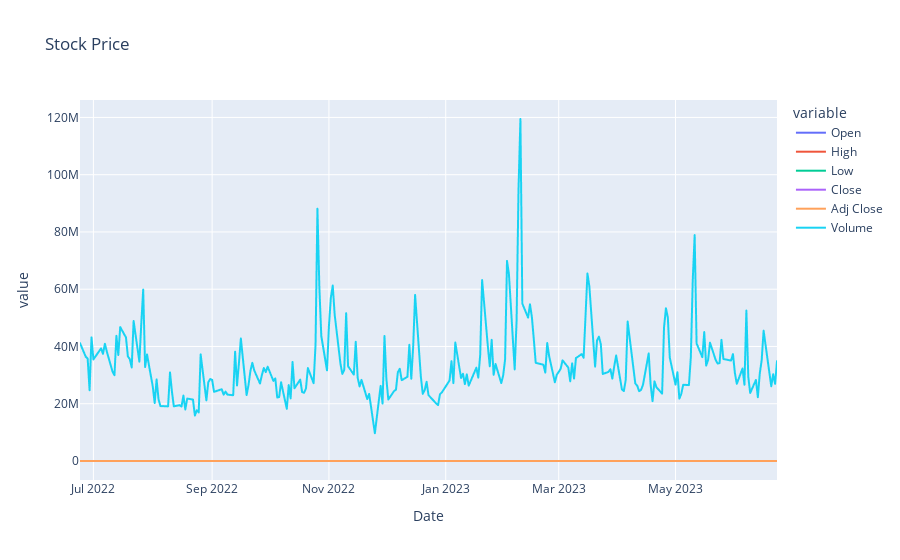

Write notebook code for a chart like this one.
### Code cell
# make a plot on plotly
fig = px.line(df, x='Date', y=df.columns, title='Stock Price')
fig.show()

### Figure 1 — Plotly figure (JSON) as saved in the notebook; plotly's stock layout.template omitted (floating-point values rounded to 4 significant figures; data arrays with more than 128 entries replaced by an {"elided": "..."} marker saying what was removed)
{"data": [{"hovertemplate": "variable=Open<br>Date=%{x}<br>value=%{y}<extra></extra>", "legendgroup": "Open", "line": {"color": "#636efa", "dash": "solid"}, "marker": {"symbol": "circle"}, "mode": "lines", "name": "Open", "showlegend": true, "type": "scattergl", "x": {"elided": "251 str values"}, "xaxis": "x", "y": {"elided": "251 float values"}, "yaxis": "y"}, {"hovertemplate": "variable=High<br>Date=%{x}<br>value=%{y}<extra></extra>", "legendgroup": "High", "line": {"color": "#EF553B", "dash": "solid"}, "marker": {"symbol": "circle"}, "mode": "lines", "name": "High", "showlegend": true, "type": "scattergl", "x": {"elided": "251 str values"}, "xaxis": "x", "y": {"elided": "251 float values"}, "yaxis": "y"}, {"hovertemplate": "variable=Low<br>Date=%{x}<br>value=%{y}<extra></extra>", "legendgroup": "Low", "line": {"color": "#00cc96", "dash": "solid"}, "marker": {"symbol": "circle"}, "mode": "lines", "name": "Low", "showlegend": true, "type": "scattergl", "x": {"elided": "251 str values"}, "xaxis": "x", "y": {"elided": "251 float values"}, "yaxis": "y"}, {"hovertemplate": "variable=Close<br>Date=%{x}<br>value=%{y}<extra></extra>", "legendgroup": "Close", "line": {"color": "#ab63fa", "dash": "solid"}, "marker": {"symbol": "circle"}, "mode": "lines", "name": "Close", "showlegend": true, "type": "scattergl", "x": {"elided": "251 str values"}, "xaxis": "x", "y": {"elided": "251 float values"}, "yaxis": "y"}, {"hovertemplate": "variable=Adj Close<br>Date=%{x}<br>value=%{y}<extra></extra>", "legendgroup": "Adj Close", "line": {"color": "#FFA15A", "dash": "solid"}, "marker": {"symbol": "circle"}, "mode": "lines", "name": "Adj Close", "showlegend": true, "type": "scattergl", "x": {"elided": "251 str values"}, "xaxis": "x", "y": {"elided": "251 float values"}, "yaxis": "y"}, {"hovertemplate": "variable=Volume<br>Date=%{x}<br>value=%{y}<extra></extra>", "legendgroup": "Volume", "line": {"color": "#19d3f3", "dash": "solid"}, "marker": {"symbol": "circle"}, "mode": "lines", "name": "Volume", "showlegend": true, "type": "scattergl", "x": {"elided": "251 str values"}, "xaxis": "x", "y": {"elided": "251 int values"}, "yaxis": "y"}], "layout": {"legend": {"title": {"text": "variable"}, "tracegroupgap": 0}, "title": {"text": "Stock Price"}, "xaxis": {"anchor": "y", "domain": [0, 1], "title": {"text": "Date"}}, "yaxis": {"anchor": "x", "domain": [0, 1], "title": {"text": "value"}}}}
